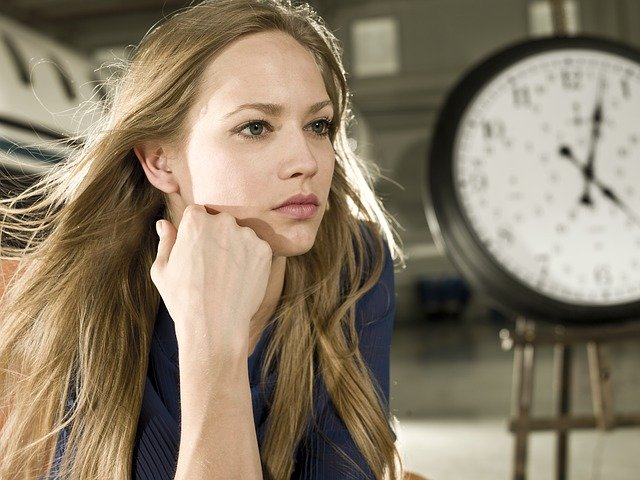
#> input picture Python-code-snippets-201-300/model.jpg, 640 x 480 px
$ python '226-blur part of image.py'
#> lines starting #> are read from the running program, lines starting #| are printed output that depends on the picture
"""Code snippets vol-46-snippet-226
   Blur part of image.

Download all snippets so far:
https://wp.me/Pa5TU8-1yg

Blog: stevepython.wordpress.com

requirements: pip3 install Pillow

source:
https://stackoverflow.com/questions/9701515/filter-part-of-image-using-pil-python

Image:
https://pixabay.com/photos/model-woman-conceptual-fashion-2614569/
"""
import webbrowser
from PIL import Image, ImageFilter

image = Image.open('model.jpg')
#> image is the input picture: PIL image 640x480 RGB; mean R, G, B 138.2, 124.6, 103.8

# Position and size of blur box.
box = (210, 100, 340, 230)
crop_img = image.crop(box)
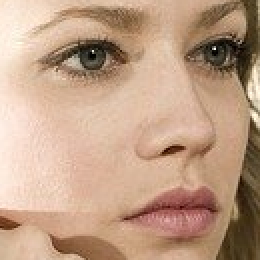
#> crop_img: PIL image 130x130 RGB (shown 2 times larger); mean R, G, B 191.3, 158.1, 133.4

# You can change the amount of blur by changing the radius value.
blur_image = crop_img.filter(ImageFilter.GaussianBlur(radius=15))
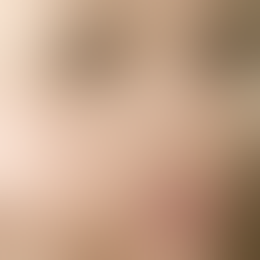
#> blur_image: PIL image 130x130 RGB (shown 2 times larger); mean R, G, B 192.7, 160, 135.3
image.paste(blur_image, box)
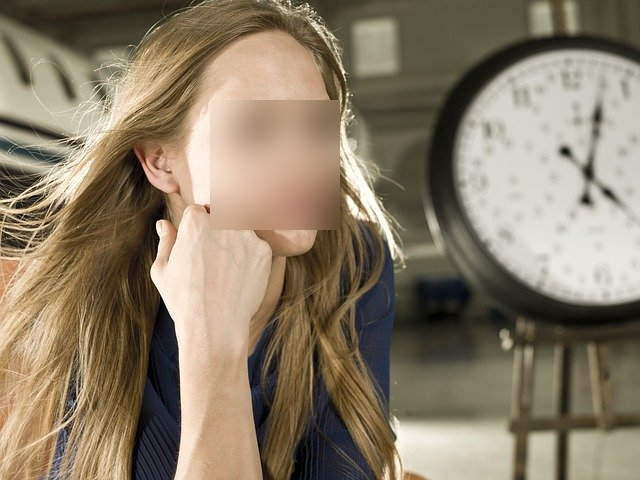
#> image: PIL image 640x480 RGB; mean R, G, B 138.3, 124.7, 103.9

img = 'model_blur.jpg'
image.save(img)
webbrowser.open(img)

$ run again, with Python-code-snippets-201-300/crowd.jpg copied over Python-code-snippets-201-300/model.jpg
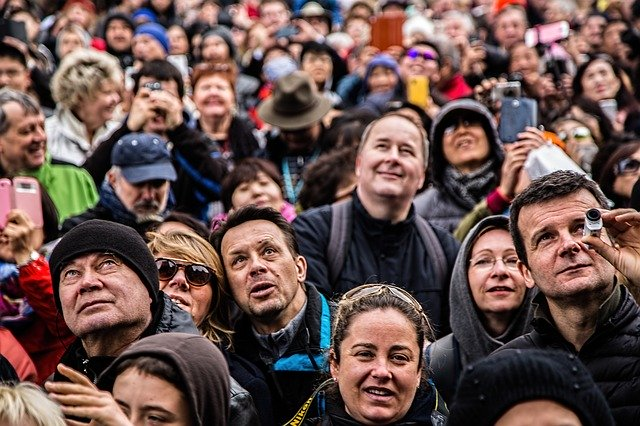
#> input picture Python-code-snippets-201-300/crowd.jpg, 640 x 426 px
#> image is the input picture: PIL image 640x426 RGB; mean R, G, B 105.9, 82.1, 77.9
#> `blur_image = crop_img.filter(ImageFilter.GaussianBlur(radius=15))`:
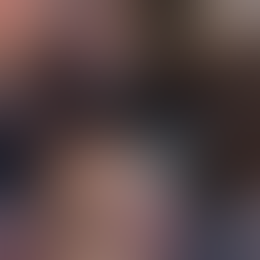
#> blur_image: PIL image 130x130 RGB (shown 2 times larger); mean R, G, B 85.8, 68.1, 68
#> `image.paste(blur_image, box)`:
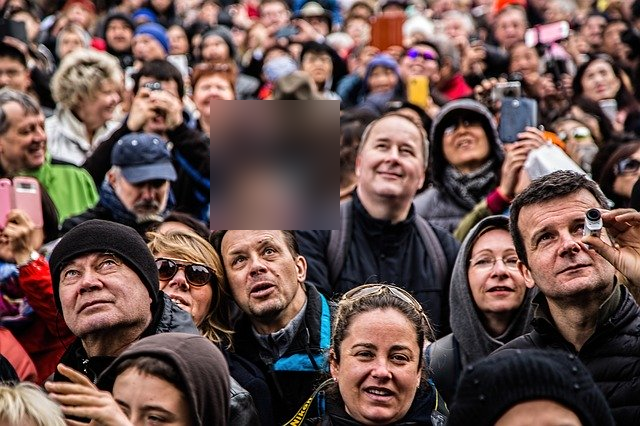
#> image: PIL image 640x426 RGB; mean R, G, B 106, 82.2, 78

$ run again, with Python-code-snippets-201-300/redheads.jpg copied over Python-code-snippets-201-300/model.jpg
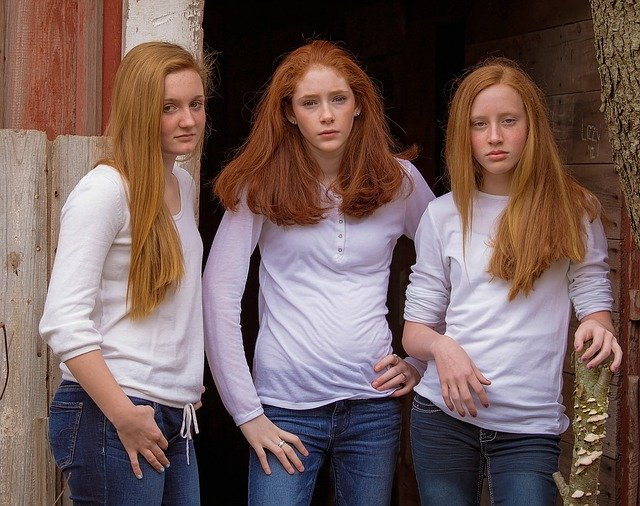
#> input picture Python-code-snippets-201-300/redheads.jpg, 640 x 506 px
#> image is the input picture: PIL image 640x506 RGB; mean R, G, B 115.2, 93.5, 90.8
#> `blur_image = crop_img.filter(ImageFilter.GaussianBlur(radius=15))`:
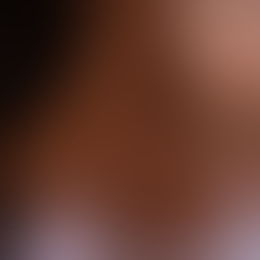
#> blur_image: PIL image 130x130 RGB (shown 2 times larger); mean R, G, B 99.5, 60, 48
#> `image.paste(blur_image, box)`:
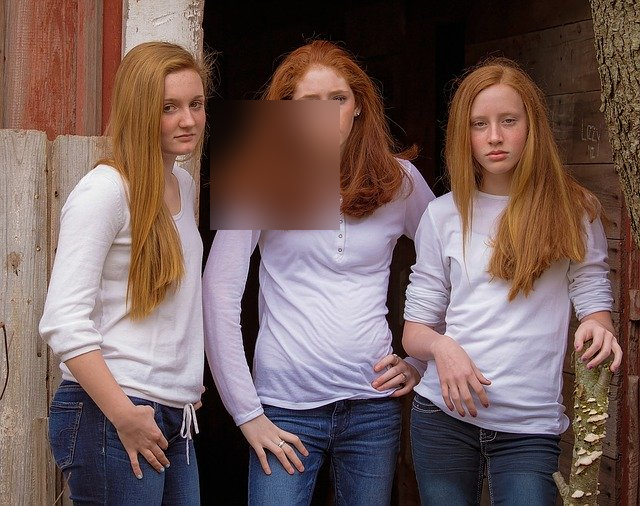
#> image: PIL image 640x506 RGB; mean R, G, B 115.2, 93.5, 90.8
